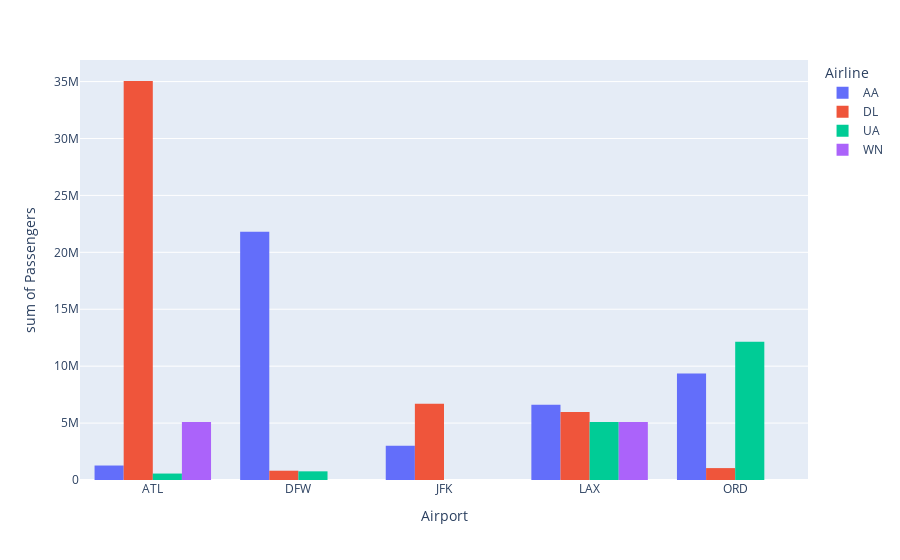

The notebook cell saved with this chart:
### Code cell
px.histogram(df_t5_t4_2018_pivot, x = 'Airport', y = 'Passengers', color = 'Airline', barmode = 'group')

### Figure 1 — Plotly figure (JSON) as saved in the notebook; plotly's stock layout.template omitted (floating-point values rounded to 4 significant figures)
{"data": [{"alignmentgroup": "True", "bingroup": "x", "histfunc": "sum", "hovertemplate": "Airline=AA<br>Airport=%{x}<br>sum of Passengers=%{y}<extra></extra>", "legendgroup": "AA", "marker": {"color": "#636efa", "pattern": {"shape": ""}}, "name": "AA", "offsetgroup": "AA", "orientation": "v", "showlegend": true, "type": "histogram", "x": ["ATL", "ATL", "DFW", "DFW", "JFK", "JFK", "LAX", "LAX", "ORD", "ORD"], "xaxis": "x", "y": [1271729, 399, 19283327, 2530917, 2040369, 967172, 5755386, 859597, 8621345, 743393], "yaxis": "y"}, {"alignmentgroup": "True", "bingroup": "x", "histfunc": "sum", "hovertemplate": "Airline=DL<br>Airport=%{x}<br>sum of Passengers=%{y}<extra></extra>", "legendgroup": "DL", "marker": {"color": "#EF553B", "pattern": {"shape": ""}}, "name": "DL", "offsetgroup": "DL", "orientation": "v", "showlegend": true, "type": "histogram", "x": ["ATL", "ATL", "DFW", "DFW", "JFK", "JFK", "LAX", "LAX", "ORD", "ORD"], "xaxis": "x", "y": [30464398, 4585330, 815244, 13, 4311106, 2392013, 5277140, 685295, 1045269, 47], "yaxis": "y"}, {"alignmentgroup": "True", "bingroup": "x", "histfunc": "sum", "hovertemplate": "Airline=UA<br>Airport=%{x}<br>sum of Passengers=%{y}<extra></extra>", "legendgroup": "UA", "marker": {"color": "#00cc96", "pattern": {"shape": ""}}, "name": "UA", "offsetgroup": "UA", "orientation": "v", "showlegend": true, "type": "histogram", "x": ["ATL", "DFW", "DFW", "JFK", "LAX", "LAX", "ORD", "ORD"], "xaxis": "x", "y": [566751, 761181, 604, 215, 4580527, 521675, 10421303, 1732680], "yaxis": "y"}, {"alignmentgroup": "True", "bingroup": "x", "histfunc": "sum", "hovertemplate": "Airline=WN<br>Airport=%{x}<br>sum of Passengers=%{y}<extra></extra>", "legendgroup": "WN", "marker": {"color": "#ab63fa", "pattern": {"shape": ""}}, "name": "WN", "offsetgroup": "WN", "orientation": "v", "showlegend": true, "type": "histogram", "x": ["ATL", "ATL", "DFW", "LAX", "LAX", "ORD"], "xaxis": "x", "y": [5003515, 89823, 234, 4974955, 125155, 129], "yaxis": "y"}], "layout": {"barmode": "group", "legend": {"title": {"text": "Airline"}, "tracegroupgap": 0}, "margin": {"t": 60}, "xaxis": {"anchor": "y", "domain": [0, 1], "title": {"text": "Airport"}}, "yaxis": {"anchor": "x", "domain": [0, 1], "title": {"text": "sum of Passengers"}}}}
